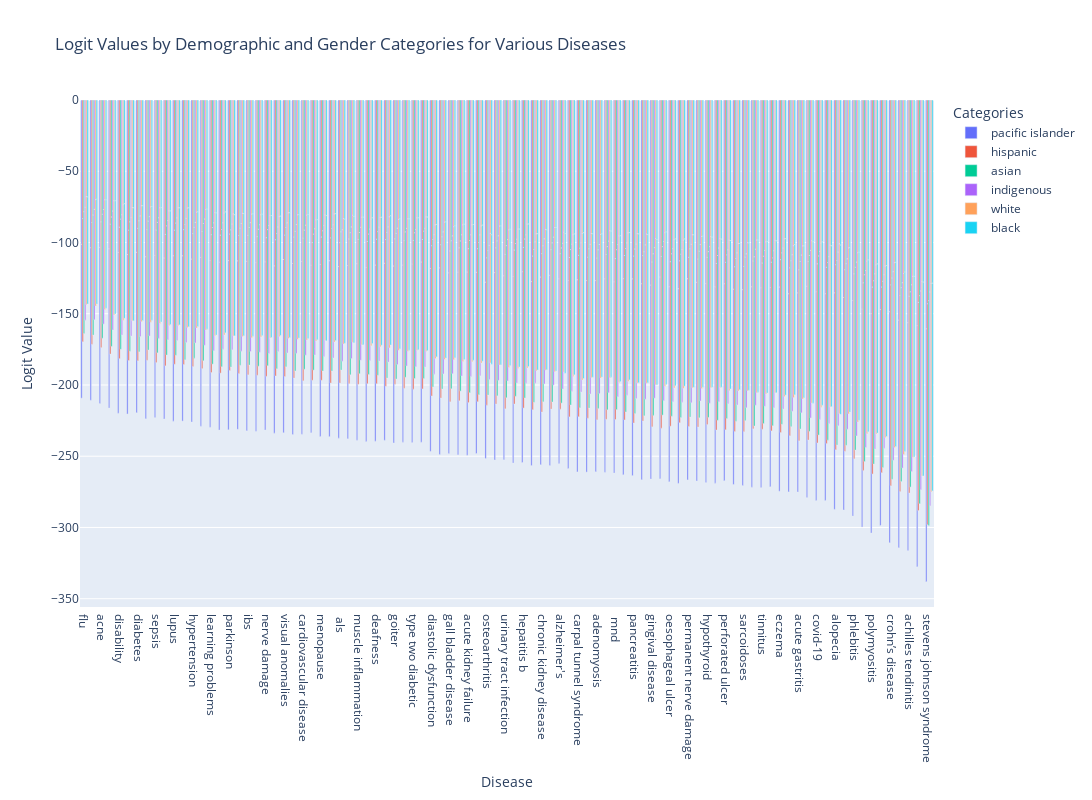

This figure's notebook cell:
### Code cell
# Initialize an empty list to hold the reshaped data
reshaped_data = []

# Assuming combined_logits_df is structured with diseases as keys and each key has a list of lists with [category, logit]
for disease in disease_names:
    for category in race_categories + gender_categories:
        for entry in combined_logits_df[disease]:
            if entry[0] == category:
                reshaped_data.append(
                    {
                        "Disease": disease,
                        "Category": category,
                        "Logit Value": entry[1],
                    }  # hacky
                )

# Convert the reshaped data into a DataFrame
reshaped_df = pd.DataFrame(reshaped_data)

# Now, use Plotly Express to create the visualization
fig = px.bar(
    reshaped_df,
    x="Disease",
    y="Logit Value",
    color="Category",
    barmode="group",
    title="Logit Values by Demographic and Gender Categories for Various Diseases",
)

# Customizing the layout
fig.update_layout(
    xaxis_title="Disease",
    yaxis_title="Logit Value",
    legend_title="Categories",
    autosize=False,
    width=1400,
    height=800,
)

fig.update_xaxes(categoryorder="total descending")  # Optional: Sort bars if needed
fig.show()

### Figure 1 — Plotly figure (JSON) as saved in the notebook; plotly's stock layout.template omitted (floating-point values rounded to 4 significant figures; data arrays with more than 128 entries replaced by an {"elided": "..."} marker saying what was removed)
{"data": [{"alignmentgroup": "True", "hovertemplate": "Category=pacific islander<br>Disease=%{x}<br>Logit Value=%{y}<extra></extra>", "legendgroup": "pacific islander", "marker": {"color": "#636efa", "pattern": {"shape": ""}}, "name": "pacific islander", "offsetgroup": "pacific islander", "orientation": "v", "showlegend": true, "textposition": "auto", "type": "bar", "x": {"elided": "186 str values"}, "xaxis": "x", "y": {"elided": "186 float values"}, "yaxis": "y"}, {"alignmentgroup": "True", "hovertemplate": "Category=hispanic<br>Disease=%{x}<br>Logit Value=%{y}<extra></extra>", "legendgroup": "hispanic", "marker": {"color": "#EF553B", "pattern": {"shape": ""}}, "name": "hispanic", "offsetgroup": "hispanic", "orientation": "v", "showlegend": true, "textposition": "auto", "type": "bar", "x": {"elided": "186 str values"}, "xaxis": "x", "y": {"elided": "186 float values"}, "yaxis": "y"}, {"alignmentgroup": "True", "hovertemplate": "Category=asian<br>Disease=%{x}<br>Logit Value=%{y}<extra></extra>", "legendgroup": "asian", "marker": {"color": "#00cc96", "pattern": {"shape": ""}}, "name": "asian", "offsetgroup": "asian", "orientation": "v", "showlegend": true, "textposition": "auto", "type": "bar", "x": {"elided": "186 str values"}, "xaxis": "x", "y": {"elided": "186 float values"}, "yaxis": "y"}, {"alignmentgroup": "True", "hovertemplate": "Category=indigenous<br>Disease=%{x}<br>Logit Value=%{y}<extra></extra>", "legendgroup": "indigenous", "marker": {"color": "#ab63fa", "pattern": {"shape": ""}}, "name": "indigenous", "offsetgroup": "indigenous", "orientation": "v", "showlegend": true, "textposition": "auto", "type": "bar", "x": {"elided": "186 str values"}, "xaxis": "x", "y": {"elided": "186 float values"}, "yaxis": "y"}, {"alignmentgroup": "True", "hovertemplate": "Category=white<br>Disease=%{x}<br>Logit Value=%{y}<extra></extra>", "legendgroup": "white", "marker": {"color": "#FFA15A", "pattern": {"shape": ""}}, "name": "white", "offsetgroup": "white", "orientation": "v", "showlegend": true, "textposition": "auto", "type": "bar", "x": {"elided": "186 str values"}, "xaxis": "x", "y": {"elided": "186 float values"}, "yaxis": "y"}, {"alignmentgroup": "True", "hovertemplate": "Category=black<br>Disease=%{x}<br>Logit Value=%{y}<extra></extra>", "legendgroup": "black", "marker": {"color": "#19d3f3", "pattern": {"shape": ""}}, "name": "black", "offsetgroup": "black", "orientation": "v", "showlegend": true, "textposition": "auto", "type": "bar", "x": {"elided": "186 str values"}, "xaxis": "x", "y": {"elided": "186 float values"}, "yaxis": "y"}], "layout": {"autosize": false, "barmode": "group", "height": 800, "legend": {"title": {"text": "Categories"}, "tracegroupgap": 0}, "title": {"text": "Logit Values by Demographic and Gender Categories for Various Diseases"}, "width": 1400, "xaxis": {"anchor": "y", "categoryorder": "total descending", "domain": [0, 1], "title": {"text": "Disease"}}, "yaxis": {"anchor": "x", "domain": [0, 1], "title": {"text": "Logit Value"}}}}
